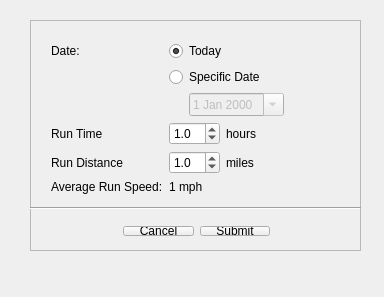
<?xml version="1.0" encoding="UTF-8"?>
<ui version="4.0">
 <class>CardioWorkoutDataUI</class>
 <widget class="QMainWindow" name="CardioWorkoutDataUI">
  <property name="geometry">
   <rect>
    <x>0</x>
    <y>0</y>
    <width>384</width>
    <height>297</height>
   </rect>
  </property>
  <property name="sizePolicy">
   <sizepolicy hsizetype="Fixed" vsizetype="Fixed">
    <horstretch>0</horstretch>
    <verstretch>0</verstretch>
   </sizepolicy>
  </property>
  <property name="minimumSize">
   <size>
    <width>384</width>
    <height>297</height>
   </size>
  </property>
  <property name="maximumSize">
   <size>
    <width>384</width>
    <height>297</height>
   </size>
  </property>
  <property name="windowTitle">
   <string>Enter Cardio Workout Data</string>
  </property>
  <widget class="QWidget" name="centralWidget">
   <widget class="QFrame" name="frame">
    <property name="geometry">
     <rect>
      <x>30</x>
      <y>20</y>
      <width>331</width>
      <height>231</height>
     </rect>
    </property>
    <property name="frameShape">
     <enum>QFrame::StyledPanel</enum>
    </property>
    <property name="frameShadow">
     <enum>QFrame::Raised</enum>
    </property>
    <widget class="QWidget" name="formLayoutWidget">
     <property name="geometry">
      <rect>
       <x>10</x>
       <y>10</y>
       <width>311</width>
       <height>181</height>
      </rect>
     </property>
     <layout class="QFormLayout" name="formLayout">
      <property name="fieldGrowthPolicy">
       <enum>QFormLayout::FieldsStayAtSizeHint</enum>
      </property>
      <item row="0" column="0">
       <widget class="QLabel" name="label">
        <property name="text">
         <string>Date:</string>
        </property>
       </widget>
      </item>
      <item row="0" column="1">
       <widget class="QRadioButton" name="radioToday">
        <property name="text">
         <string>Today</string>
        </property>
        <property name="checked">
         <bool>true</bool>
        </property>
       </widget>
      </item>
      <item row="1" column="1">
       <widget class="QRadioButton" name="radioDateSelect">
        <property name="text">
         <string>Specific Date</string>
        </property>
       </widget>
      </item>
      <item row="2" column="1">
       <layout class="QHBoxLayout" name="horizontalLayout_3">
        <item>
         <spacer name="horizontalSpacer">
          <property name="orientation">
           <enum>Qt::Horizontal</enum>
          </property>
          <property name="sizeType">
           <enum>QSizePolicy::Fixed</enum>
          </property>
          <property name="sizeHint" stdset="0">
           <size>
            <width>20</width>
            <height>20</height>
           </size>
          </property>
         </spacer>
        </item>
        <item>
         <widget class="QDateEdit" name="dateSelect">
          <property name="enabled">
           <bool>false</bool>
          </property>
          <property name="calendarPopup">
           <bool>true</bool>
          </property>
         </widget>
        </item>
       </layout>
      </item>
      <item row="3" column="0">
       <widget class="QLabel" name="label_2">
        <property name="text">
         <string>Run Time</string>
        </property>
       </widget>
      </item>
      <item row="4" column="0">
       <widget class="QLabel" name="label_3">
        <property name="text">
         <string>Run Distance</string>
        </property>
       </widget>
      </item>
      <item row="5" column="0">
       <widget class="QLabel" name="label_4">
        <property name="text">
         <string>Average Run Speed:</string>
        </property>
       </widget>
      </item>
      <item row="5" column="1">
       <widget class="QLabel" name="labelRunSpeed">
        <property name="text">
         <string>1 mph</string>
        </property>
       </widget>
      </item>
      <item row="3" column="1">
       <layout class="QHBoxLayout" name="horizontalLayout_4">
        <item>
         <widget class="QDoubleSpinBox" name="spinRunTime">
          <property name="decimals">
           <number>1</number>
          </property>
          <property name="maximum">
           <double>24.000000000000000</double>
          </property>
          <property name="singleStep">
           <double>0.500000000000000</double>
          </property>
          <property name="value">
           <double>1.000000000000000</double>
          </property>
         </widget>
        </item>
        <item>
         <widget class="QLabel" name="label_5">
          <property name="text">
           <string>hours</string>
          </property>
         </widget>
        </item>
       </layout>
      </item>
      <item row="4" column="1">
       <layout class="QHBoxLayout" name="horizontalLayout_5">
        <item>
         <widget class="QDoubleSpinBox" name="spinRunDistance">
          <property name="decimals">
           <number>1</number>
          </property>
          <property name="maximum">
           <double>24.000000000000000</double>
          </property>
          <property name="singleStep">
           <double>0.500000000000000</double>
          </property>
          <property name="value">
           <double>1.000000000000000</double>
          </property>
         </widget>
        </item>
        <item>
         <widget class="QLabel" name="label_6">
          <property name="text">
           <string>miles</string>
          </property>
         </widget>
        </item>
       </layout>
      </item>
     </layout>
    </widget>
    <widget class="Line" name="line_2">
     <property name="geometry">
      <rect>
       <x>0</x>
       <y>180</y>
       <width>331</width>
       <height>16</height>
      </rect>
     </property>
     <property name="orientation">
      <enum>Qt::Horizontal</enum>
     </property>
    </widget>
    <widget class="QWidget" name="layoutWidget">
     <property name="geometry">
      <rect>
       <x>82</x>
       <y>195</y>
       <width>169</width>
       <height>32</height>
      </rect>
     </property>
     <layout class="QHBoxLayout" name="horizontalLayout">
      <item>
       <widget class="QPushButton" name="buttonCancel">
        <property name="text">
         <string>Cancel</string>
        </property>
       </widget>
      </item>
      <item>
       <widget class="QPushButton" name="buttonSubmit">
        <property name="text">
         <string>Submit</string>
        </property>
       </widget>
      </item>
     </layout>
    </widget>
   </widget>
   <zorder>frame</zorder>
   <zorder>layoutWidget</zorder>
  </widget>
  <widget class="QMenuBar" name="menuBar">
   <property name="geometry">
    <rect>
     <x>0</x>
     <y>0</y>
     <width>384</width>
     <height>22</height>
    </rect>
   </property>
  </widget>
 </widget>
 <layoutdefault spacing="6" margin="11"/>
 <resources/>
 <connections>
  <connection>
   <sender>radioDateSelect</sender>
   <signal>toggled(bool)</signal>
   <receiver>dateSelect</receiver>
   <slot>setEnabled(bool)</slot>
   <hints>
    <hint type="sourcelabel">
     <x>233</x>
     <y>74</y>
    </hint>
    <hint type="destinationlabel">
     <x>237</x>
     <y>102</y>
    </hint>
   </hints>
  </connection>
  <connection>
   <sender>buttonSubmit</sender>
   <signal>clicked()</signal>
   <receiver>CardioWorkoutDataUI</receiver>
   <slot>submitData()</slot>
   <hints>
    <hint type="sourcelabel">
     <x>192</x>
     <y>190</y>
    </hint>
    <hint type="destinationlabel">
     <x>199</x>
     <y>153</y>
    </hint>
   </hints>
  </connection>
  <connection>
   <sender>buttonCancel</sender>
   <signal>clicked()</signal>
   <receiver>CardioWorkoutDataUI</receiver>
   <slot>cancel()</slot>
   <hints>
    <hint type="sourcelabel">
     <x>152</x>
     <y>190</y>
    </hint>
    <hint type="destinationlabel">
     <x>199</x>
     <y>126</y>
    </hint>
   </hints>
  </connection>
  <connection>
   <sender>spinRunDistance</sender>
   <signal>valueChanged(double)</signal>
   <receiver>CardioWorkoutDataUI</receiver>
   <slot>updateRunSpeed()</slot>
   <hints>
    <hint type="sourcelabel">
     <x>225</x>
     <y>182</y>
    </hint>
    <hint type="destinationlabel">
     <x>191</x>
     <y>140</y>
    </hint>
   </hints>
  </connection>
  <connection>
   <sender>spinRunTime</sender>
   <signal>valueChanged(double)</signal>
   <receiver>CardioWorkoutDataUI</receiver>
   <slot>updateRunSpeed()</slot>
   <hints>
    <hint type="sourcelabel">
     <x>225</x>
     <y>148</y>
    </hint>
    <hint type="destinationlabel">
     <x>191</x>
     <y>140</y>
    </hint>
   </hints>
  </connection>
 </connections>
 <slots>
  <slot>submitData()</slot>
  <slot>cancel()</slot>
  <slot>updateRunSpeed()</slot>
 </slots>
</ui>
